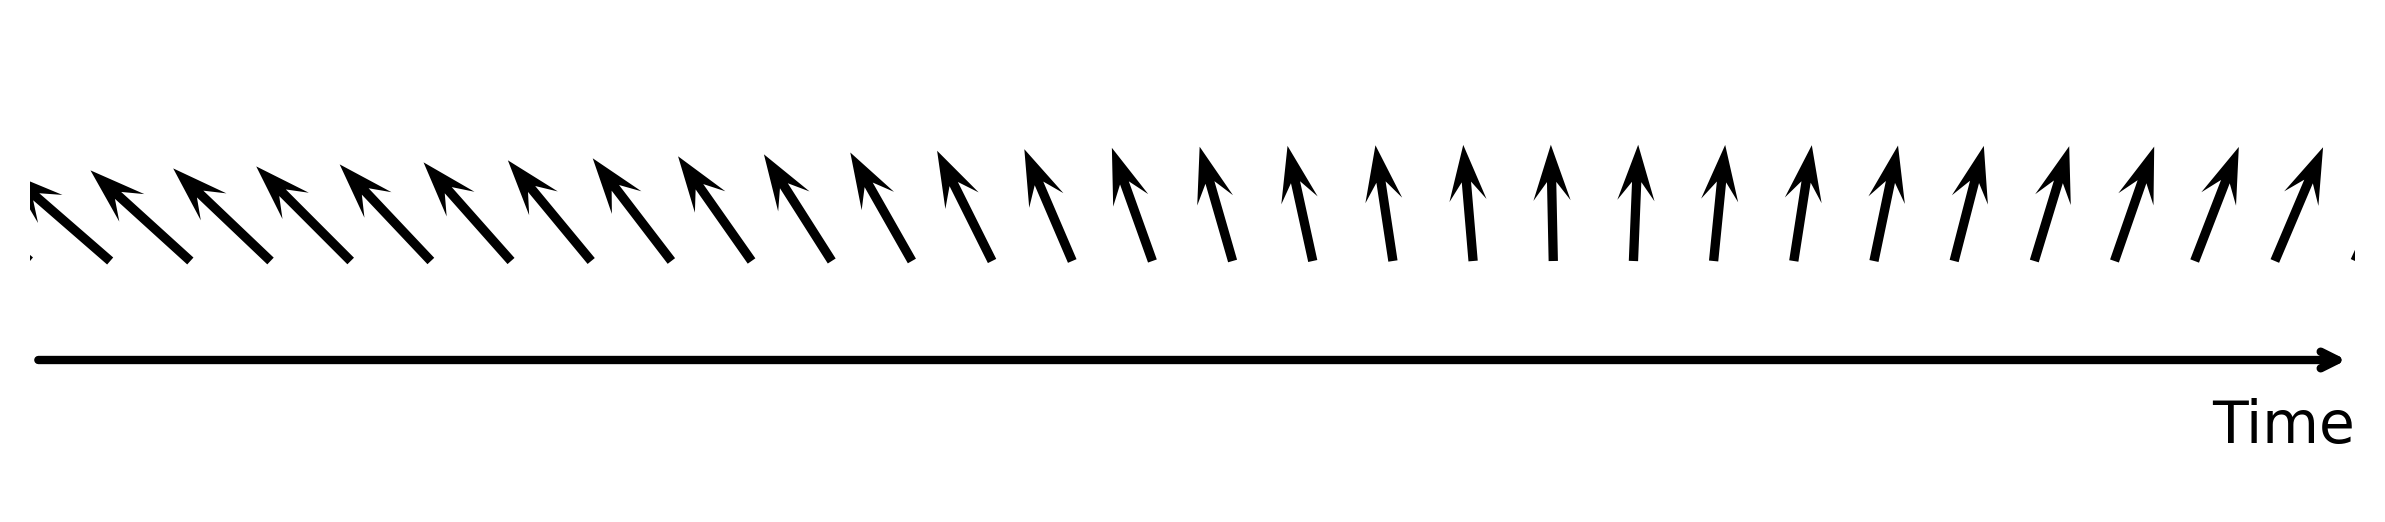

Generate this figure with Python:
import numpy as np
from scipy.special import erf
import matplotlib.pyplot as plt
plt.rc('axes.spines', **{'bottom':True, 'left':True, 'right':False, 'top':False})


# Create a range of points
x = np.linspace(0, 1, 30)
y = np.zeros_like(x) + 0.15

# smoothed sign of x
alpha = (x - x.min()) / (x.max() - x.min())
starting_u = 1
starting_v = 2
ending_u = -2
ending_v = 1
# Evaluate the vector field
u = starting_u * alpha + (1 - alpha) * ending_u
v = starting_v * alpha + (1 - alpha) * ending_v

u = u / (np.sqrt(u ** 2 + v ** 2))  # Normalize the arrows
v = v / (np.sqrt(u ** 2 + v ** 2))

# Plotting the arrows
plt.figure(figsize=(10, 2))
ax = plt.gca()
ax.quiver(x, y, u, v, scale=20, pivot='tail', color='black', width=0.004, headwidth=4, headlength=6, headaxislength=4)
ax.set_xlim(0, 1)
ax.set_ylim(-0.2, 0.5)
for spine in ['left', 'top', 'right', 'bottom']:
    ax.spines[spine].set_visible(False)

plt.xticks([])
plt.yticks([])

plt.annotate('', xy=(1, 0), xytext=(0, 0),
             arrowprops=dict(facecolor='black', arrowstyle='->', linewidth=2))

# Label the x-axis
plt.text(1, -0.1, 'Time', ha='right', va='center', fontsize=14)
plt.savefig('arrows.png', dpi=300, bbox_inches='tight')
